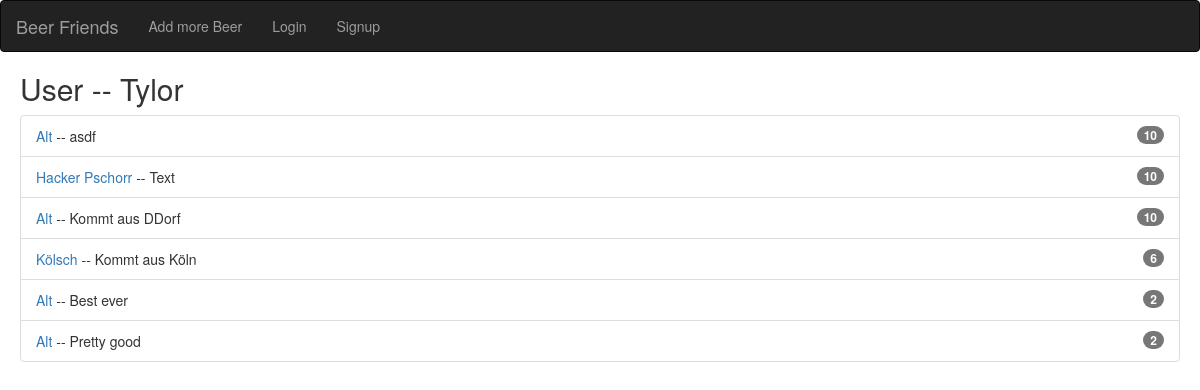
Page /user/Tylor on the committed database.
### beerFriends/models.py (models this page shows)
class Review(models.Model):
    beer = models.ForeignKey(Beer, on_delete=models.CASCADE)
    rating = models.IntegerField(validators=[MinValueValidator(1), MaxValueValidator(10)], null=True)
    text = models.CharField(max_length=250, null=True)
    creator = models.CharField(max_length=250, null=True)

class Beer(models.Model):
    name = models.CharField(max_length=250, null=True)
    addedOn = models.DateField(default=datetime.now, blank=True)
    origin = models.CharField(max_length=250, null=True)
    rating = models.FloatField(null=True, blank=True)
    image = CloudinaryField('image', null=True)
    alcoholContent = models.FloatField(validators=[MinValueValidator(0), MaxValueValidator(100)], max_length=10, null=True, blank=True)

### beerFriends/views.py (the view)
# urls.py: path('user/<slug:username>', user_view, name='user'),
def user_view(request, username):
    user = User.objects.filter(username=username).first()
    user_reviews = Review.objects.filter(creator=user.username).order_by('rating')[::-1]
    context = {'user_reviews': user_reviews, 'viewedUser': user}
    return render(request, 'beerFriends/user_detail.html', context)

### templates/beerFriends/user_detail.html (shortened to what this page needs)
{% extends 'base.html' %}
{% block content %}
<div style="margin: 10px;">
    <h2>
        User -- {{viewedUser}}
    </h2>
    <ul class="list-group">
        {% for review in user_reviews %}
        <li class="list-group-item">
            <span class="badge">{{review.rating}}</span>
            <a href="{% url 'beer-detail' review.beer.id %}">{{review.beer.name}} </a> -- {{review.text}}
        </li>
        {% endfor %}
    </ul>
</div>
{% endblock %}

### rows in the picture
Review: rating "10", beer.name "Alt", text "asdf"
Review: rating "10", beer.name "Hacker Pschorr", text "Text"
Review: rating "10", beer.name "Alt", text "Kommt aus DDorf"
Review: rating "6", beer.name "Kölsch", text "Kommt aus Köln"
Review: rating "2", beer.name "Alt", text "Best ever"
Review: rating "2", beer.name "Alt", text "Pretty good"

### other values in the picture
{{ viewedUser }} "Tylor"
